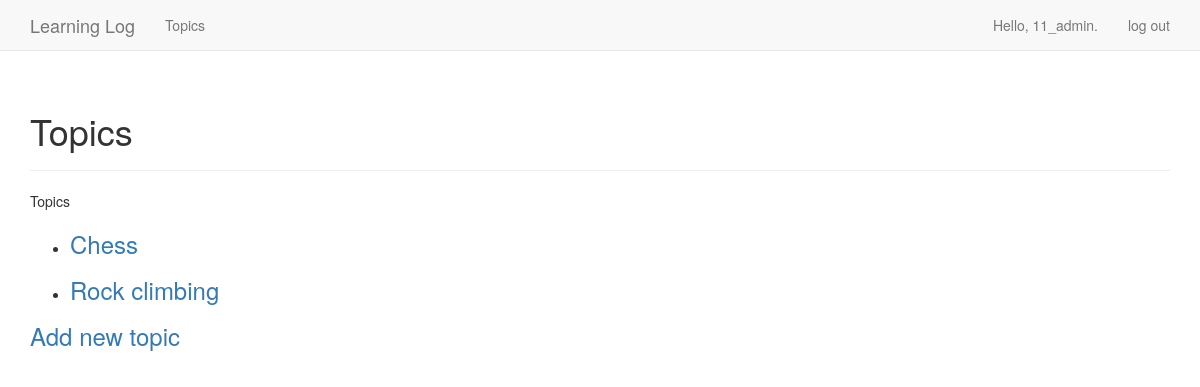
The app's page /topics/ (signed in), older data.
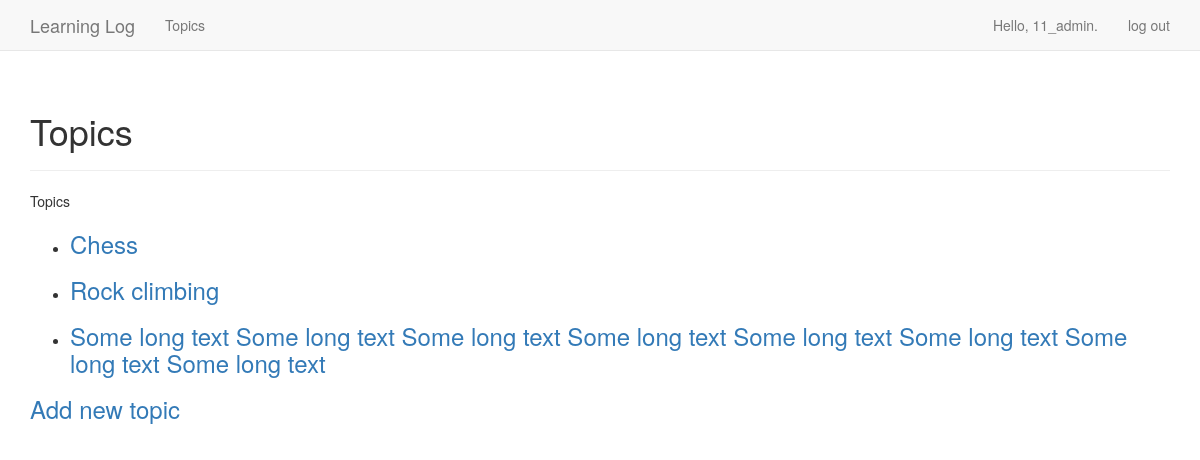
The same page, newer data.
### learning_logs/models.py (models this page shows)
class Topic(models.Model):
    text = models.CharField(max_length=200)
    date_added = models.DateTimeField(auto_now_add=True)
    owner = models.ForeignKey(User, on_delete=models.CASCADE,)
    def __str__(self):
        return self.text

### learning_logs/views.py (the view)
# urls.py: url(r'^topics/$', views.topics, name='topics'),
@login_required
def topics(request):
    topics = Topic.objects.filter(owner=request.user).order_by('date_added')
    topics = Topic.objects.order_by('date_added')
    context = {'topics': topics}
    return render(request, 'learning_logs/topics.html', context)

### learning_logs/templates/learning_logs/topics.html
{% extends "learning_logs/base.html" %}
{% block header %}
  <h1>Topics</h1>
{% endblock header %}
{% block content %}
  <p>Topics</p>
  <ul>
    {% for topic in topics %}
  <li>
    <h3>
      <a href="{% url 'learning_logs:topic' topic.id %}">{{ topic }}</a>
    </h3>
  </li>
    {% empty %}
      <li>No topics have been added yet.</li>
    {% endfor %}
  </ul>
  <h3><a href="{% url 'learning_logs:new_topic' %}">Add new topic</h3>
{% endblock content %}

Row changes from the older to the newer data that the page shows:
added Topic: text "Some long text Some long text Some long text Some long text Some long text Some long text Some long text Some long text"
